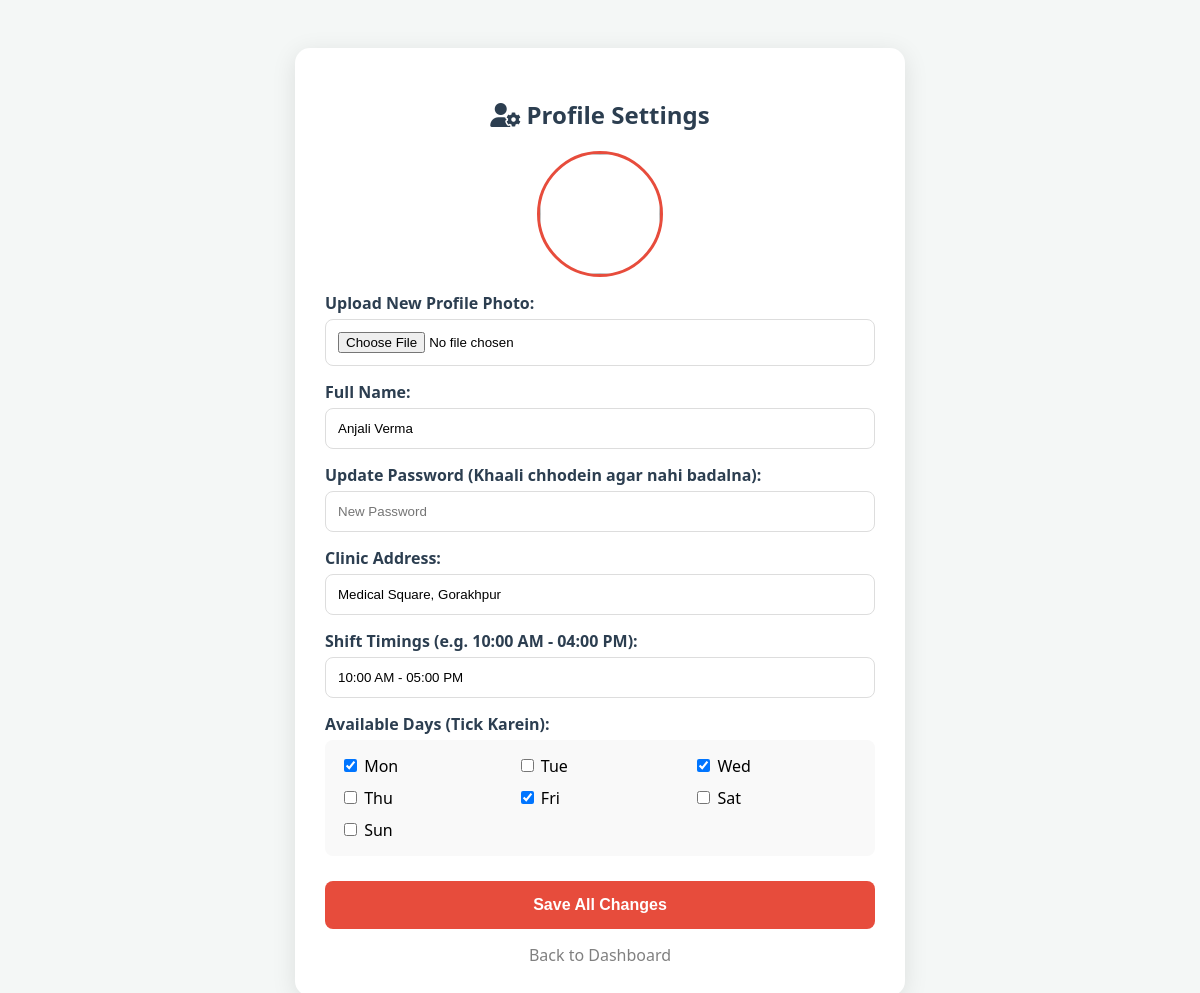
The page /doctor_profile_settings.php (signed in) on the database its author committed.
### tables this page shows
CREATE TABLE `users` (
  `id` int(11) NOT NULL,
  `name` varchar(100) NOT NULL,
  `gender` varchar(10) DEFAULT 'Male',
  `age` int(3) DEFAULT NULL,
  `email` varchar(100) NOT NULL,
  `password` varchar(255) NOT NULL,
  `role` varchar(50) DEFAULT NULL,
  `license_no` varchar(100) DEFAULT NULL,
  `specialization` varchar(255) NOT NULL,
  `clinic_address` text NOT NULL,
  `available_days` varchar(100) DEFAULT 'Mon-Fri',
  `shift_time` varchar(100) NOT NULL,
  `available_time` varchar(100) DEFAULT NULL,
  `phone` varchar(15) NOT NULL,
  `status` varchar(20) DEFAULT 'pending',
  `profile_complete` int(11) DEFAULT 0
);

### doctor_profile_settings.php (the view, shortened to what this page needs)
<?php
include 'db.php';
$doc_id = $_SESSION['user_id'];
$user = mysqli_fetch_assoc(mysqli_query($conn, "SELECT * FROM users WHERE id='$doc_id'"));
$selected_days = explode(", ", $user['available_days']);
?>
<!DOCTYPE html>
<html>
<head>
    <link rel="stylesheet" href="https://cdnjs.cloudflare.com/ajax/libs/font-awesome/6.0.0/css/all.min.css">
</head>
<body>
<div class="container">
    <h2 style="text-align:center; color:#2c3e50;"><i class="fas fa-user-cog"></i> Profile Settings</h2>
    <?php
        $img_path = !empty($user['profile_pic']) ? "uploads/".$user['profile_pic'] : "https://cdn-icons-png.flaticon.com/512/1053/1053244.png";
    ?>
    <img src="<?php echo $img_path; ?>" class="profile-img">
    <form action="process_doctor_update.php" method="POST" enctype="multipart/form-data">
        <label>Upload New Profile Photo:</label>
        <input type="file" name="profile_pic" accept="image/*">
        <label>Full Name:</label>
        <input type="text" name="name" value="<?php echo $user['name']; ?>" required>
        <label>Update Password (Khaali chhodein agar nahi badalna):</label>
        <input type="password" name="password" placeholder="New Password">
        <label>Clinic Address:</label>
        <input type="text" name="clinic_address" value="<?php echo $user['clinic_address']; ?>" required>
        <label>Shift Timings (e.g. 10:00 AM - 04:00 PM):</label>
        <input type="text" name="shift_time" value="<?php echo $user['shift_time']; ?>" required>
        <label>Available Days (Tick Karein):</label>
        <div class="days-box">
            <?php
            $weekdays = ["Mon", "Tue", "Wed", "Thu", "Fri", "Sat", "Sun"];
            foreach($weekdays as $day){
                $checked = in_array($day, $selected_days) ? "checked" : "";
                echo "<span><input type='checkbox' name='days[]' value='$day' $checked> $day</span>";
            }
            ?>
        </div>
        <button type="submit" name="update_all" class="btn-save">Save All Changes</button>
    </form>
    <a href="doctor_dashboard.php" style="display:block; text-align:center; margin-top:15px; color:gray; text-decoration:none;">Back to Dashboard</a>
</div>
</body>
</html>

### doctor_profile_settings.php (style rules this page uses)
body { font-family: 'Segoe UI', sans-serif; background: #f4f7f6; padding: 20px; }
.container { max-width: 550px; background: white; margin: 20px auto; padding: 30px; border-radius: 15px; box-shadow: 0 5px 25px rgba(0,0,0,0.1); }
.profile-img { width: 120px; height: 120px; border-radius: 50%; object-fit: cover; border: 3px solid #e74c3c; display: block; margin: 0 auto 15px; }
label { font-weight: bold; color: #2c3e50; display: block; margin-top: 15px; }
input[type="text"], input[type="password"], input[type="file"] { width: 100%; padding: 12px; margin-top: 5px; border: 1px solid #ddd; border-radius: 8px; box-sizing: border-box; }
.days-box { display: grid; grid-template-columns: repeat(3, 1fr); gap: 10px; background: #f9f9f9; padding: 15px; border-radius: 8px; margin-top: 5px; }
.btn-save { background: #e74c3c; color: white; border: none; padding: 15px; width: 100%; border-radius: 8px; cursor: pointer; font-weight: bold; margin-top: 25px; font-size: 16px; }

### rows shown on the page
users: name "Anjali Verma", clinic_address "Medical Square, Gorakhpur", shift_time "10:00 AM - 05:00 PM"

### other values the page prints
$day "Mon"
$day "Tue"
$day "Wed"
$day "Thu"
$day "Fri"
$day "Sat"
$day "Sun"
